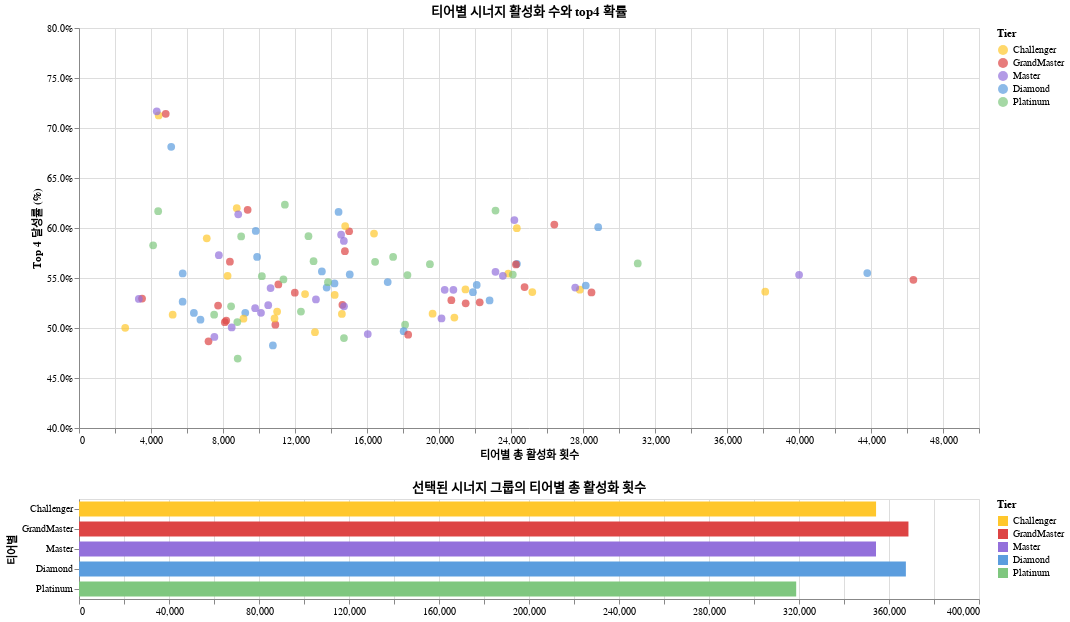

The notebook cell this image was saved under:
### Code cell
import pandas as pd
import altair as alt 
import numpy as np

# 데이터 준비 (Top 4 달성률 및 티어 정보 결합)
df_tier_comb['is_top4'] = (df_tier_comb['Ranked'] <= 4).astype(int)

synergy_efficiency_data = df_tier_comb.groupby(['CombinationName', 'Tier']).agg(
    AvgUsageCount=('CombinationName', 'count'), # 티어별 총 등장 횟수 (인기도)
    Top4Rate=('is_top4', 'mean')                # 티어별 Top 4 달성률 (효율)
).reset_index()

median_usage = synergy_efficiency_data['AvgUsageCount'].median()
median_top4 = synergy_efficiency_data['Top4Rate'].median()

# 최종 선명한 톤 색상 스케일 (순서 정의에 사용)
tier_domain_order = ['Challenger', 'GrandMaster', 'Master', 'Diamond', 'Platinum']
tier_colors_scale = alt.Scale(
    domain=tier_domain_order,
    range=['#FFC72C', '#DD4444', '#9370DB', '#5B9DDE', '#7FC77F'] 
)

# 상단: 4분면 스캐터 플롯 (Top 4 Rate vs. Usage Count)

brush = alt.selection_interval() 

points = alt.Chart(synergy_efficiency_data).mark_circle(size=60).encode(
    x=alt.X('AvgUsageCount:Q', title='티어별 총 활성화 횟수'),
    y=alt.Y(
        'Top4Rate:Q', 
        title='Top 4 달성률 (%)',
        scale=alt.Scale(domain=[0.4, 0.8]),
        axis=alt.Axis(format='.1%')
    ),
    color=alt.condition(
        brush, 
        alt.Color('Tier:N', scale=tier_colors_scale),
        alt.value('lightgray')
    ),
    tooltip=[
        alt.Tooltip('CombinationName:N', title='시너지'), 
        alt.Tooltip('Tier:N', title='티어'), 
        alt.Tooltip('AvgUsageCount:Q', title='활성화 횟수'), 
        alt.Tooltip('Top4Rate:Q', format='.1%', title='Top 4 달성률')
    ]
).properties(
    title='티어별 시너지 활성화 수와 top4 확률',
    width=900,  
    height=400
).add_params(brush)

top_chart = points 

# 하단: 선택된 시너지의 티어별 총 활성화 횟수 (막대 그래프)

bars = alt.Chart(synergy_efficiency_data).mark_bar(size=15).encode(    
    y=alt.Y(
        'Tier:N',        
        title='티어별',
        scale=alt.Scale(domain=tier_domain_order, paddingInner=0.1) # Challenger가 위로 오도록 지정
    ),
    # X축: 선택된 시너지들의 총 활성화 횟수 합계
    x=alt.X('sum(AvgUsageCount):Q', title=None),
    # 색상: 티어별 색상 유지
    color=alt.Color('Tier:N', scale=tier_colors_scale),
    # 툴팁 설정
    tooltip=[
        alt.Tooltip('Tier:N', title='티어'), 
        alt.Tooltip('sum(AvgUsageCount):Q', title='총 활성화 횟수')
    ]
).properties(
    title='선택된 시너지 그룹의 티어별 총 활성화 횟수',
    width=900,
    height=100 
).transform_filter(brush) 

# 상하단 그래프 결합
dplot_interactive = (top_chart & bars).resolve_scale(color='independent')

# HTML 파일 저장 
dplot_interactive.save('TFT스캐터플롯_02.html')

# 그래프 출력 
dplot_interactive

### Figure 1 — Vega-Lite specification as saved in the notebook (floating-point values rounded to 4 significant figures)
{"config": {"view": {"continuousWidth": 300, "continuousHeight": 300}}, "vconcat": [{"mark": {"type": "circle", "size": 60}, "encoding": {"color": {"condition": {"param": "param_3", "field": "Tier", "scale": {"domain": ["Challenger", "GrandMaster", "Master", "Diamond", "Platinum"], "range": ["#FFC72C", "#DD4444", "#9370DB", "#5B9DDE", "#7FC77F"]}, "type": "nominal"}, "value": "lightgray"}, "tooltip": [{"field": "CombinationName", "title": "시너지", "type": "nominal"}, {"field": "Tier", "title": "티어", "type": "nominal"}, {"field": "AvgUsageCount", "title": "활성화 횟수", "type": "quantitative"}, {"field": "Top4Rate", "format": ".1%", "title": "Top 4 달성률", "type": "quantitative"}], "x": {"field": "AvgUsageCount", "title": "티어별 총 활성화 횟수", "type": "quantitative"}, "y": {"axis": {"format": ".1%"}, "field": "Top4Rate", "scale": {"domain": [0.4, 0.8]}, "title": "Top 4 달성률 (%)", "type": "quantitative"}}, "height": 400, "name": "view_3", "title": "티어별 시너지 활성화 수와 top4 확률", "width": 900}, {"mark": {"type": "bar", "size": 15}, "encoding": {"color": {"field": "Tier", "scale": {"domain": ["Challenger", "GrandMaster", "Master", "Diamond", "Platinum"], "range": ["#FFC72C", "#DD4444", "#9370DB", "#5B9DDE", "#7FC77F"]}, "type": "nominal"}, "tooltip": [{"field": "Tier", "title": "티어", "type": "nominal"}, {"aggregate": "sum", "field": "AvgUsageCount", "title": "총 활성화 횟수", "type": "quantitative"}], "x": {"aggregate": "sum", "field": "AvgUsageCount", "title": null, "type": "quantitative"}, "y": {"field": "Tier", "scale": {"domain": ["Challenger", "GrandMaster", "Master", "Diamond", "Platinum"], "paddingInner": 0.1}, "title": "티어별", "type": "nominal"}}, "height": 100, "title": "선택된 시너지 그룹의 티어별 총 활성화 횟수", "transform": [{"filter": {"param": "param_3"}}], "width": 900}], "data": {"name": "data-75e487c0987db5f6c80ceffd39e683f7"}, "params": [{"name": "param_3", "select": {"type": "interval"}, "views": ["view_3"]}], "resolve": {"scale": {"color": "independent"}}, "$schema": "https://vega.github.io/schema/vega-lite/v5.8.0.json", "datasets": {"data-75e487c0987db5f6c80ceffd39e683f7": [{"CombinationName": "검사", "Tier": "Challenger", "AvgUsageCount": 20854, "Top4Rate": 0.5105}, {"CombinationName": "검사", "Tier": "Diamond", "AvgUsageCount": 22811, "Top4Rate": 0.5276}, {"CombinationName": "검사", "Tier": "GrandMaster", "AvgUsageCount": 21482, "Top4Rate": 0.5246}, {"CombinationName": "검사", "Tier": "Master", "AvgUsageCount": 20139, "Top4Rate": 0.5096}, {"CombinationName": "검사", "Tier": "Platinum", "AvgUsageCount": 18116, "Top4Rate": 0.5034}, {"CombinationName": "공허", "Tier": "Challenger", "AvgUsageCount": 2567, "Top4Rate": 0.5002}, {"CombinationName": "공허", "Tier": "Diamond", "AvgUsageCount": 5760, "Top4Rate": 0.5545}, {"CombinationName": "공허", "Tier": "GrandMaster", "AvgUsageCount": 3504, "Top4Rate": 0.5294}, {"CombinationName": "공허", "Tier": "Master", "AvgUsageCount": 3323, "Top4Rate": 0.529}, {"CombinationName": "공허", "Tier": "Platinum", "AvgUsageCount": 4119, "Top4Rate": 0.5827}, {"CombinationName": "마나 약탈자", "Tier": "Challenger", "AvgUsageCount": 23850, "Top4Rate": 0.5544}, {"CombinationName": "마나 약탈자", "Tier": "Diamond", "AvgUsageCount": 24329, "Top4Rate": 0.5641}, {"CombinationName": "마나 약탈자", "Tier": "GrandMaster", "AvgUsageCount": 24275, "Top4Rate": 0.5635}, {"CombinationName": "마나 약탈자", "Tier": "Master", "AvgUsageCount": 23138, "Top4Rate": 0.5561}, {"CombinationName": "마나 약탈자", "Tier": "Platinum", "AvgUsageCount": 17451, "Top4Rate": 0.571}, {"CombinationName": "마법사", "Tier": "Challenger", "AvgUsageCount": 21470, "Top4Rate": 0.5385}, {"CombinationName": "마법사", "Tier": "Diamond", "AvgUsageCount": 17150, "Top4Rate": 0.5459}, {"CombinationName": "마법사", "Tier": "GrandMaster", "AvgUsageCount": 20686, "Top4Rate": 0.5278}, {"CombinationName": "마법사", "Tier": "Master", "AvgUsageCount": 20800, "Top4Rate": 0.5382}, {"CombinationName": "마법사", "Tier": "Platinum", "AvgUsageCount": 18248, "Top4Rate": 0.553}, {"CombinationName": "메카 파일럿", "Tier": "Challenger", "AvgUsageCount": 11007, "Top4Rate": 0.5165}, {"CombinationName": "메카 파일럿", "Tier": "Diamond", "AvgUsageCount": 9237, "Top4Rate": 0.5152}, {"CombinationName": "메카 파일럿", "Tier": "GrandMaster", "AvgUsageCount": 8102, "Top4Rate": 0.5058}, {"CombinationName": "메카 파일럿", "Tier": "Master", "AvgUsageCount": 9785, "Top4Rate": 0.5198}, {"CombinationName": "메카 파일럿", "Tier": "Platinum", "AvgUsageCount": 10158, "Top4Rate": 0.5518}, {"CombinationName": "반군", "Tier": "Challenger", "AvgUsageCount": 8765, "Top4Rate": 0.6199}, {"CombinationName": "반군", "Tier": "Diamond", "AvgUsageCount": 9894, "Top4Rate": 0.5711}, {"CombinationName": "반군", "Tier": "GrandMaster", "AvgUsageCount": 9369, "Top4Rate": 0.6182}, {"CombinationName": "반군", "Tier": "Master", "AvgUsageCount": 8847, "Top4Rate": 0.6137}, {"CombinationName": "반군", "Tier": "Platinum", "AvgUsageCount": 8450, "Top4Rate": 0.5217}, {"CombinationName": "발키리", "Tier": "Challenger", "AvgUsageCount": 16390, "Top4Rate": 0.5944}, {"CombinationName": "발키리", "Tier": "Diamond", "AvgUsageCount": 14420, "Top4Rate": 0.616}, {"CombinationName": "발키리", "Tier": "GrandMaster", "AvgUsageCount": 15008, "Top4Rate": 0.5967}, {"CombinationName": "발키리", "Tier": "Master", "AvgUsageCount": 14562, "Top4Rate": 0.5933}, {"CombinationName": "발키리", "Tier": "Platinum", "AvgUsageCount": 11438, "Top4Rate": 0.6233}, {"CombinationName": "별 수호자", "Tier": "Challenger", "AvgUsageCount": 9137, "Top4Rate": 0.5094}, {"CombinationName": "별 수호자", "Tier": "Diamond", "AvgUsageCount": 6748, "Top4Rate": 0.5083}, {"CombinationName": "별 수호자", "Tier": "GrandMaster", "AvgUsageCount": 10909, "Top4Rate": 0.5033}, {"CombinationName": "별 수호자", "Tier": "Master", "AvgUsageCount": 10110, "Top4Rate": 0.5151}, {"CombinationName": "별 수호자", "Tier": "Platinum", "AvgUsageCount": 8796, "Top4Rate": 0.5059}, {"CombinationName": "사이버네틱", "Tier": "Challenger", "AvgUsageCount": 10863, "Top4Rate": 0.5095}, {"CombinationName": "사이버네틱", "Tier": "Diamond", "AvgUsageCount": 6382, "Top4Rate": 0.515}, {"CombinationName": "사이버네틱", "Tier": "GrandMaster", "AvgUsageCount": 8180, "Top4Rate": 0.5075}, {"CombinationName": "사이버네틱", "Tier": "Master", "AvgUsageCount": 8484, "Top4Rate": 0.5006}, {"CombinationName": "사이버네틱", "Tier": "Platinum", "AvgUsageCount": 7508, "Top4Rate": 0.5133}, {"CombinationName": "선봉대", "Tier": "Challenger", "AvgUsageCount": 13109, "Top4Rate": 0.4958}, {"CombinationName": "선봉대", "Tier": "Diamond", "AvgUsageCount": 18036, "Top4Rate": 0.4968}, {"CombinationName": "선봉대", "Tier": "GrandMaster", "AvgUsageCount": 18287, "Top4Rate": 0.4934}, {"CombinationName": "선봉대", "Tier": "Master", "AvgUsageCount": 16043, "Top4Rate": 0.4939}, {"CombinationName": "선봉대", "Tier": "Platinum", "AvgUsageCount": 14720, "Top4Rate": 0.4899}, {"CombinationName": "수호자", "Tier": "Challenger", "AvgUsageCount": 8255, "Top4Rate": 0.5522}, {"CombinationName": "수호자", "Tier": "Diamond", "AvgUsageCount": 13759, "Top4Rate": 0.5404}, {"CombinationName": "수호자", "Tier": "GrandMaster", "AvgUsageCount": 11075, "Top4Rate": 0.5436}, {"CombinationName": "수호자", "Tier": "Master", "AvgUsageCount": 10643, "Top4Rate": 0.54}, {"CombinationName": "수호자", "Tier": "Platinum", "AvgUsageCount": 12330, "Top4Rate": 0.5164}, {"CombinationName": "시공간", "Tier": "Challenger", "AvgUsageCount": 38124, "Top4Rate": 0.5363}, {"CombinationName": "시공간", "Tier": "Diamond", "AvgUsageCount": 43793, "Top4Rate": 0.5549}, {"CombinationName": "시공간", "Tier": "GrandMaster", "AvgUsageCount": 46355, "Top4Rate": 0.5482}, {"CombinationName": "시공간", "Tier": "Master", "AvgUsageCount": 40005, "Top4Rate": 0.5532}, {"CombinationName": "시공간", "Tier": "Platinum", "AvgUsageCount": 31042, "Top4Rate": 0.5646}, {"CombinationName": "신비술사", "Tier": "Challenger", "AvgUsageCount": 14788, "Top4Rate": 0.602}, {"CombinationName": "신비술사", "Tier": "Diamond", "AvgUsageCount": 9819, "Top4Rate": 0.5971}, {"CombinationName": "신비술사", "Tier": "GrandMaster", "AvgUsageCount": 14772, "Top4Rate": 0.5768}, {"CombinationName": "신비술사", "Tier": "Master", "AvgUsageCount": 14714, "Top4Rate": 0.5871}, {"CombinationName": "신비술사", "Tier": "Platinum", "AvgUsageCount": 12748, "Top4Rate": 0.5919}, {"CombinationName": "싸움꾼", "Tier": "Challenger", "AvgUsageCount": 19644, "Top4Rate": 0.5143}, {"CombinationName": "싸움꾼", "Tier": "Diamond", "AvgUsageCount": 21886, "Top4Rate": 0.5358}, {"CombinationName": "싸움꾼", "Tier": "GrandMaster", "AvgUsageCount": 22262, "Top4Rate": 0.5257}, {"CombinationName": "싸움꾼", "Tier": "Master", "AvgUsageCount": 20316, "Top4Rate": 0.5381}, {"CombinationName": "싸움꾼", "Tier": "Platinum", "AvgUsageCount": 16450, "Top4Rate": 0.5662}, {"CombinationName": "암흑의 별", "Tier": "Challenger", "AvgUsageCount": 12559, "Top4Rate": 0.5339}, {"CombinationName": "암흑의 별", "Tier": "Diamond", "AvgUsageCount": 5757, "Top4Rate": 0.5263}, {"CombinationName": "암흑의 별", "Tier": "GrandMaster", "AvgUsageCount": 7727, "Top4Rate": 0.5225}, {"CombinationName": "암흑의 별", "Tier": "Master", "AvgUsageCount": 10512, "Top4Rate": 0.5228}, {"CombinationName": "암흑의 별", "Tier": "Platinum", "AvgUsageCount": 11357, "Top4Rate": 0.5486}, {"CombinationName": "용병", "Tier": "Challenger", "AvgUsageCount": 24324, "Top4Rate": 0.5998}, {"CombinationName": "용병", "Tier": "Diamond", "AvgUsageCount": 28844, "Top4Rate": 0.6009}, {"CombinationName": "용병", "Tier": "GrandMaster", "AvgUsageCount": 26407, "Top4Rate": 0.6034}, {"CombinationName": "용병", "Tier": "Master", "AvgUsageCount": 24187, "Top4Rate": 0.6079}, {"CombinationName": "용병", "Tier": "Platinum", "AvgUsageCount": 23139, "Top4Rate": 0.6175}, {"CombinationName": "우주 해적", "Tier": "Challenger", "AvgUsageCount": 5204, "Top4Rate": 0.5133}, {"CombinationName": "우주 해적", "Tier": "Diamond", "AvgUsageCount": 10772, "Top4Rate": 0.4825}, {"CombinationName": "우주 해적", "Tier": "GrandMaster", "AvgUsageCount": 7195, "Top4Rate": 0.4867}, {"CombinationName": "우주 해적", "Tier": "Master", "AvgUsageCount": 7521, "Top4Rate": 0.491}, {"CombinationName": "우주 해적", "Tier": "Platinum", "AvgUsageCount": 8817, "Top4Rate": 0.4694}, {"CombinationName": "우주선", "Tier": "Challenger", "AvgUsageCount": 4426, "Top4Rate": 0.7126}, {"CombinationName": "우주선", "Tier": "Diamond", "AvgUsageCount": 5123, "Top4Rate": 0.6812}, {"CombinationName": "우주선", "Tier": "GrandMaster", "AvgUsageCount": 4818, "Top4Rate": 0.7142}, {"CombinationName": "우주선", "Tier": "Master", "AvgUsageCount": 4320, "Top4Rate": 0.7167}, {"CombinationName": "우주선", "Tier": "Platinum", "AvgUsageCount": 4398, "Top4Rate": 0.6169}, {"CombinationName": "잠입자", "Tier": "Challenger", "AvgUsageCount": 14206, "Top4Rate": 0.5331}, {"CombinationName": "잠입자", "Tier": "Diamond", "AvgUsageCount": 14195, "Top4Rate": 0.5446}, {"CombinationName": "잠입자", "Tier": "GrandMaster", "AvgUsageCount": 11990, "Top4Rate": 0.5353}, {"CombinationName": "잠입자", "Tier": "Master", "AvgUsageCount": 13163, "Top4Rate": 0.5285}, {"CombinationName": "잠입자", "Tier": "Platinum", "AvgUsageCount": 13031, "Top4Rate": 0.5668}, {"CombinationName": "저격수", "Tier": "Challenger", "AvgUsageCount": 14605, "Top4Rate": 0.5141}, {"CombinationName": "저격수", "Tier": "Diamond", "AvgUsageCount": 15042, "Top4Rate": 0.5535}, {"CombinationName": "저격수", "Tier": "GrandMaster", "AvgUsageCount": 14634, "Top4Rate": 0.5232}, {"CombinationName": "저격수", "Tier": "Master", "AvgUsageCount": 14724, "Top4Rate": 0.5217}, {"CombinationName": "저격수", "Tier": "Platinum", "AvgUsageCount": 13832, "Top4Rate": 0.5458}, {"CombinationName": "천상", "Tier": "Challenger", "AvgUsageCount": 27821, "Top4Rate": 0.5383}, {"CombinationName": "천상", "Tier": "Diamond", "AvgUsageCount": 28153, "Top4Rate": 0.5425}, {"CombinationName": "천상", "Tier": "GrandMaster", "AvgUsageCount": 28472, "Top4Rate": 0.5355}, {"CombinationName": "천상", "Tier": "Master", "AvgUsageCount": 27567, "Top4Rate": 0.5404}, {"CombinationName": "천상", "Tier": "Platinum", "AvgUsageCount": 24100, "Top4Rate": 0.5534}, {"CombinationName": "총잡이", "Tier": "Challenger", "AvgUsageCount": 25184, "Top4Rate": 0.5359}, {"CombinationName": "총잡이", "Tier": "Diamond", "AvgUsageCount": 22096, "Top4Rate": 0.5431}, {"CombinationName": "총잡이", "Tier": "GrandMaster", "AvgUsageCount": 24753, "Top4Rate": 0.5409}, {"CombinationName": "총잡이", "Tier": "Master", "AvgUsageCount": 23548, "Top4Rate": 0.5522}, {"CombinationName": "총잡이", "Tier": "Platinum", "AvgUsageCount": 19495, "Top4Rate": 0.5638}, {"CombinationName": "폭파광", "Tier": "Challenger", "AvgUsageCount": 7098, "Top4Rate": 0.5897}, {"CombinationName": "폭파광", "Tier": "Diamond", "AvgUsageCount": 13493, "Top4Rate": 0.5565}, {"CombinationName": "폭파광", "Tier": "GrandMaster", "AvgUsageCount": 8383, "Top4Rate": 0.5663}, {"CombinationName": "폭파광", "Tier": "Master", "AvgUsageCount": 7769, "Top4Rate": 0.5728}, {"CombinationName": "폭파광", "Tier": "Platinum", "AvgUsageCount": 9009, "Top4Rate": 0.5915}]}}
